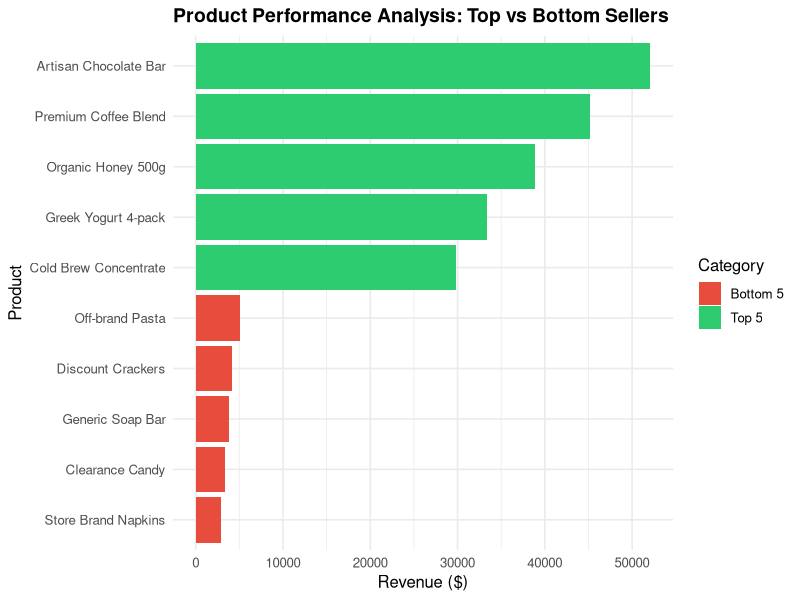
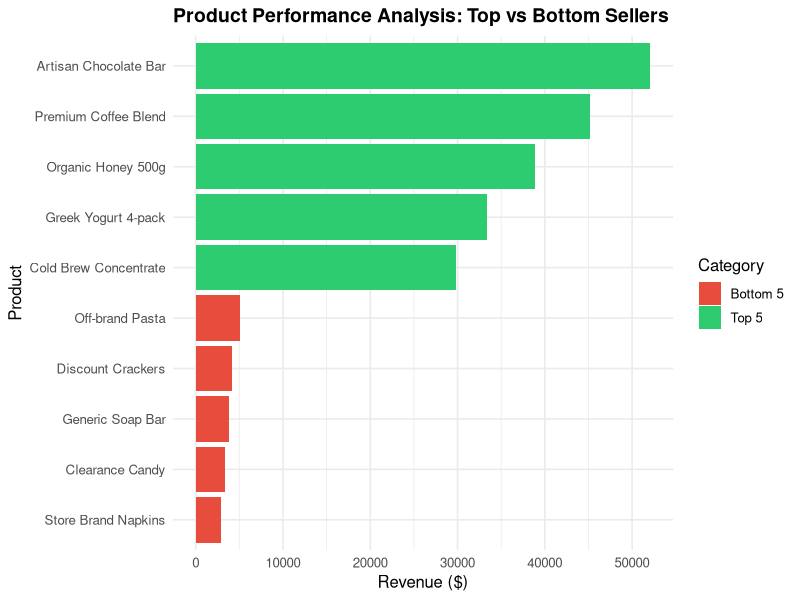

Write R code to recreate these figures, in order.
# Product Performance Analysis: Top vs Bottom Sellers
# Author: Kamala Garayeva
# Description: Identifies best and worst performing products by revenue
#              to support inventory and merchandising decisions.

library(dplyr)
library(ggplot2)

# Load data
df <- read.csv("product_performance.csv")

# Sort by revenue
df_sorted <- df %>% arrange(desc(revenue))

# Top 5 and Bottom 5 products
top5 <- head(df_sorted, 5)
bottom5 <- tail(df_sorted, 5)

# Combine for plotting
top5$group <- "Top 5"
bottom5$group <- "Bottom 5"
combined <- rbind(top5, bottom5)
combined$product <- factor(combined$product, levels = combined$product[order(combined$revenue)])

# Plot
ggplot(combined, aes(x = product, y = revenue, fill = group)) +
  geom_col() +
  coord_flip() +
  scale_fill_manual(values = c("Top 5" = "#2ecc71", "Bottom 5" = "#e74c3c")) +
  labs(
    title = "Product Performance Analysis: Top vs Bottom Sellers",
    x = "Product",
    y = "Revenue ($)",
    fill = "Category"
  ) +
  theme_minimal(base_size = 12) +
  theme(plot.title = element_text(face = "bold", size = 14))

ggsave("product_performance.png", width = 10, height = 6, dpi = 150)

# Summary statistics
cat("\n--- Summary ---\n")
cat("Total Revenue:", sum(df$revenue), "\n")
cat("Average Revenue per Product:", round(mean(df$revenue), 2), "\n")
cat("\nTop Performer:", top5$product[1], "- Revenue:", top5$revenue[1], "\n")
cat("Lowest Performer:", bottom5$product[5], "- Revenue:", bottom5$revenue[5], "\n")

# Business insight
cat("\n--- Business Recommendation ---\n")
cat("Consider discontinuing or repositioning bottom-performing products,\n")
cat("and expanding shelf space / marketing for top performers.\n")
